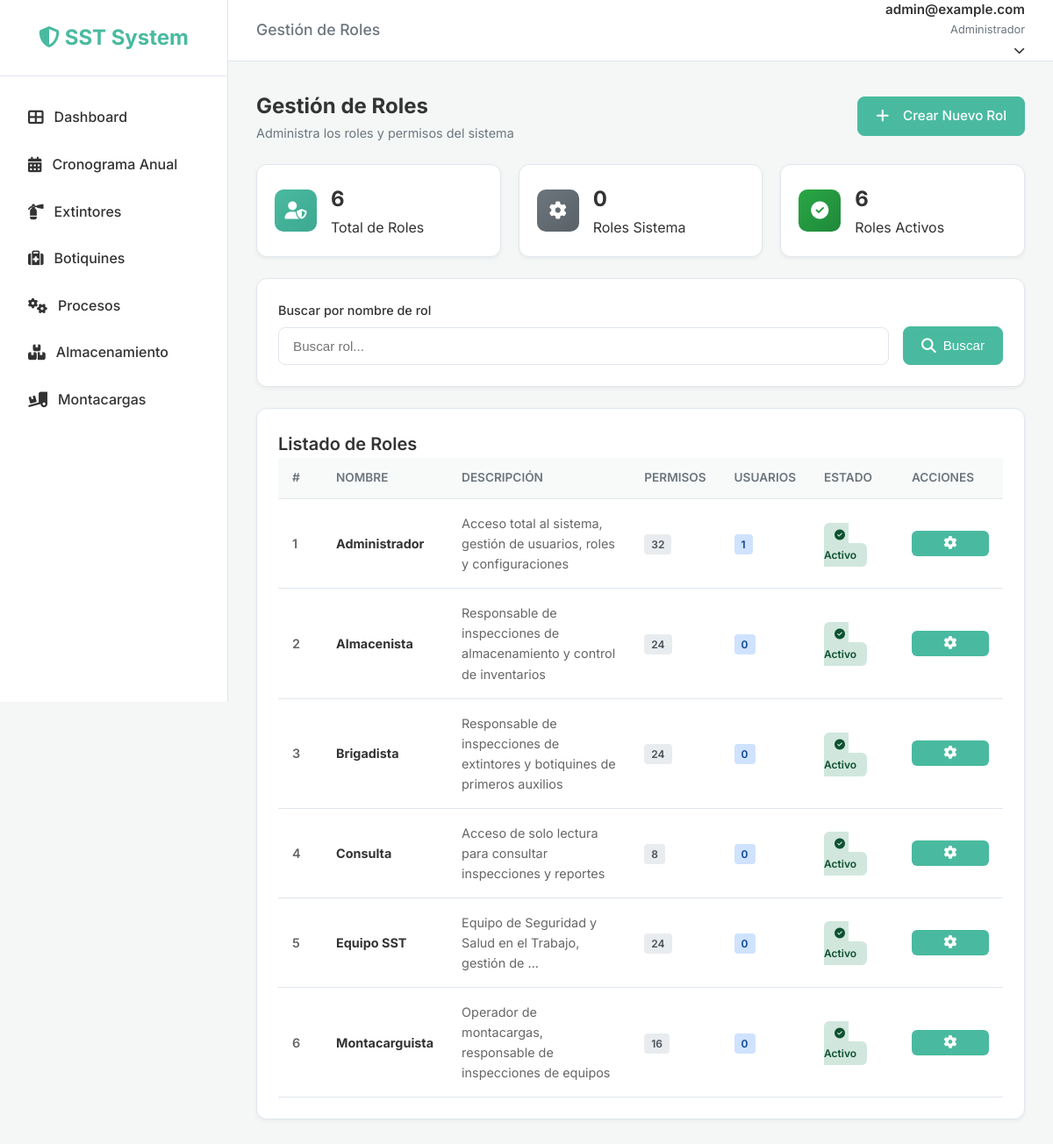
/roles/ (signed in), run on the app's committed database.
### users/models.py (models this page shows, shortened)
class CustomUser(AbstractUser):
    email = models.EmailField(unique=True)
    document_number = models.CharField(max_length=20, blank=True, null=True)
    role = models.ForeignKey('roles.Role', on_delete=models.SET_NULL, null=True, blank=True,
                             related_name='users', verbose_name='Rol')
    updated_at = models.DateTimeField(auto_now=True)
    USERNAME_FIELD = 'email'
    REQUIRED_FIELDS = ['username', 'first_name', 'last_name']

### roles/models.py (models this page shows, shortened)
class Role(models.Model):
    name = models.CharField(max_length=100, unique=True, verbose_name='Nombre del Rol')
    description = models.TextField(blank=True, verbose_name='Descripción')
    permissions = models.ManyToManyField(Permission, blank=True, related_name='roles', verbose_name='Permisos')
    is_active = models.BooleanField(default=True, verbose_name='Activo')
    is_system_role = models.BooleanField(default=False, verbose_name='Rol del Sistema')
    created_at = models.DateTimeField(auto_now_add=True)
    updated_at = models.DateTimeField(auto_now=True)
    class Meta:
        verbose_name = 'Rol'
        verbose_name_plural = 'Roles'
        ordering = ['name']

### roles/views.py (the view)
# urls.py: path('', views.RoleListView.as_view(), name='role_list'),
class RoleListView(LoginRequiredMixin, ListView):
    model = Role
    template_name = 'roles/role_list.html'
    context_object_name = 'roles'
    def get_queryset(self):
        queryset = Role.objects.all().prefetch_related('permissions', 'users')
        search_query = self.request.GET.get('search', '')
        if search_query:
            queryset = queryset.filter(name__icontains=search_query)
        return queryset
    def get_context_data(self, **kwargs):
        context = super().get_context_data(**kwargs)
        context['total_roles'] = Role.objects.count()
        context['system_roles'] = Role.objects.filter(is_system_role=True).count()
        context['active_roles'] = Role.objects.filter(is_active=True).count()
        context['search'] = self.request.GET.get('search', '')
        return context

### templates/roles/role_list.html (shortened to what this page needs)
{% extends 'base.html' %}
{% block header_title %}Gestión de Roles{% endblock %}
{% block content %}
<div class="dashboard-header">
    <div>
        <h1 style="font-size: 1.5rem; font-weight: 700;">Gestión de Roles</h1>
        <p style="color: var(--text-light); font-size: 0.9rem;">Administra los roles y permisos del sistema</p>
    </div>
    <a href="{% url 'role_create' %}" class="btn btn-primary">
        <i class="fas fa-plus" style="margin-right: 8px;"></i> Crear Nuevo Rol
    </a>
</div>
<div class="stats-container">
    <div class="stat-card">
        <div class="stat-icon icon-blue">
            <i class="fas fa-user-shield"></i>
        </div>
        <div class="stat-info">
            <div class="stat-value">{{ total_roles }}</div>
            <div class="stat-label">Total de Roles</div>
        </div>
    </div>
    <div class="stat-card">
        <div class="stat-icon icon-gray">
            <i class="fas fa-cog"></i>
        </div>
        <div class="stat-info">
            <div class="stat-value">{{ system_roles }}</div>
            <div class="stat-label">Roles Sistema</div>
        </div>
    </div>
    <div class="stat-card">
        <div class="stat-icon icon-green">
            <i class="fas fa-check-circle"></i>
        </div>
        <div class="stat-info">
            <div class="stat-value">{{ active_roles }}</div>
            <div class="stat-label">Roles Activos</div>
        </div>
    </div>
</div>
<div class="card" style="margin-bottom: 24px;">
    <form method="get" style="display: flex; gap: 16px; align-items: end;">
        <div class="form-group" style="flex: 1; margin-bottom: 0;">
            <label for="search">Buscar por nombre de rol</label>
            <input type="text" id="search" name="search" value="{{ search }}" placeholder="Buscar rol..."
                style="width: 100%;">
        </div>
        <button type="submit" class="btn btn-primary" style="margin-bottom: 0;">
            <i class="fas fa-search"></i> Buscar
        </button>
    </form>
</div>
<div class="card">
    <h3 class="card-title">Listado de Roles</h3>
    <div class="table-wrapper">
        <table>
            <thead>
                <tr>
                    <th style="width: 50px;">#</th>
                    <th>Nombre</th>
                    <th>Descripción</th>
                    <th style="width: 100px;">Permisos</th>
                    <th style="width: 100px;">Usuarios</th>
                    <th style="width: 100px;">Estado</th>
                    <th style="width: 120px;">Acciones</th>
                </tr>
            </thead>
            <tbody>
                {% for role in roles %}
                <tr>
                    <td style="font-weight: 600; color: #666;">{{ forloop.counter }}</td>
                    <td>
                        <strong>{{ role.name }}</strong>
                    </td>
                    <td style="color: #666;">{{ role.description|truncatewords:10 }}</td>
                    <td>
                        <span
                            style="background: #e9ecef; color: #495057; padding: 4px 8px; border-radius: 4px; font-size: 0.75rem; font-weight: 600;">
                            {{ role.permissions.count }}
                        </span>
                    </td>
                    <td>
                        <span
                            style="background: #cfe2ff; color: #084298; padding: 4px 8px; border-radius: 4px; font-size: 0.75rem; font-weight: 600;">
                            {{ role.users.count }}
                        </span>
                    </td>
                    <td>
                        {% if role.is_active %}
                        <span
                            style="background: #d1e7dd; color: #0f5132; padding: 6px 12px; border-radius: 6px; font-size: 0.75rem; font-weight: 600;">
                            <i class="fas fa-check-circle" style="margin-right: 4px;"></i> Activo
                        </span>
                        {% else %}
                        <span
                            style="background: #f8d7da; color: #842029; padding: 6px 12px; border-radius: 6px; font-size: 0.75rem; font-weight: 600;">
                            <i class="fas fa-ban" style="margin-right: 4px;"></i> Inactivo
                        </span>
                        {% endif %}
                    </td>
                    <td>
                        <div style="position: relative;">
                            <button class="btn btn-sm"
                                style="background: #49BAA0; color: white; padding: 6px 12px; width: 100%;"
                                onclick="toggleRoleMenu({{ role.pk }})" title="Acciones">
                                <i class="fas fa-cog"></i>
                            </button>
                        </div>
                    </td>
                </tr>
                {% endfor %}
            </tbody>
        </table>
    </div>
</div>
</div>
{% endblock %}

### templates/base.html (shortened to what this page needs)
{% load static %}
<!DOCTYPE html>
<html lang="es">
<head>
    <link rel="stylesheet" href="https://cdnjs.cloudflare.com/ajax/libs/font-awesome/6.4.0/css/all.min.css">
    <link rel="stylesheet" href="https://cdnjs.cloudflare.com/ajax/libs/toastr.js/latest/toastr.min.css">
    <link rel="stylesheet" href="{% static 'css/style.css' %}">
</head>
<body>
    {% if user.is_authenticated %}
    <div class="app-wrapper">
        <aside class="sidebar">
            <div class="sidebar-header">
                <a href="{% url 'dashboard' %}" class="logo">
                    <i class="fas fa-shield-alt"></i> <span class="logo-text">SST System</span>
                </a>
            </div>
            <ul class="sidebar-menu">
                <li>
                    <a href="{% url 'dashboard' %}"
                        class="{% if request.resolver_match.url_name == 'dashboard' %}active{% endif %}">
                        <i class="fas fa-th-large"></i> <span>Dashboard</span>
                    </a>
                </li>
                <li>
                    <a href="{% url 'inspection_list' %}"
                        class="{% if request.resolver_match.url_name == 'inspection_list' %}active{% endif %}">
                        <i class="fas fa-calendar-alt"></i> <span>Cronograma Anual</span>
                    </a>
                </li>
                <li>
                    <a href="{% url 'extinguisher_list' %}"
                        class="{% if 'extinguisher' in request.path %}active{% endif %}">
                        <i class="fas fa-fire-extinguisher"></i> <span>Extintores</span>
                    </a>
                </li>
                <li>
                    <a href="{% url 'first_aid_list' %}" class="{% if 'first-aid' in request.path %}active{% endif %}">
                        <i class="fas fa-medkit"></i> <span>Botiquines</span>
                    </a>
                </li>
                <li>
                    <a href="{% url 'process_list' %}" class="{% if 'process' in request.path %}active{% endif %}">
                        <i class="fas fa-cogs"></i> <span>Procesos</span>
                    </a>
                </li>
                <li>
                    <a href="{% url 'storage_list' %}" class="{% if 'storage' in request.path %}active{% endif %}">
                        <i class="fas fa-boxes"></i> <span>Almacenamiento</span>
                    </a>
                </li>
                <li>
                    <a href="{% url 'forklift_list' %}" class="{% if 'forklift' in request.path %}active{% endif %}">
                        <i class="fas fa-truck-loading"></i> <span>Montacargas</span>
                    </a>
                </li>
            </ul>
        </aside>
        <div style="flex: 1; display: flex; flex-direction: column;">
            <header class="topbar">
                <div class="page-title">
                    <h2 style="font-size: 1.1rem; color: var(--text-light); font-weight: 500;">
                        {% block header_title %}Panel de Control{% endblock %}
                    </h2>
                </div>
                <div class="user-profile" style="position: relative;">
                    <div class="user-info" style="cursor: pointer;" onclick="toggleUserDropdown()">
                        <span class="user-name">{{ user.get_full_name|default:user.email }}</span>
                        <span class="user-role">{% if user.is_staff %}Administrador{% else %}Inspector{% endif %}</span>
                        <i class="fas fa-chevron-down"
                            style="margin-left: 8px; font-size: 0.8rem; transition: transform 0.3s;"></i>
                    </div>
                </div>
            </header>
            <main class="main-content">
                <div class="content-container">
                    {% block content %}{% endblock %}
                </div>
        </div>
    {% endif %}
</body>
</html>

### data on the page
CustomUser: get_full_name "admin@example.com"
Role: name "Administrador", description "Acceso total al sistema, gestión de usuarios, roles y configuraciones", permissions.count "32", users.count "1", is_active True (drawn)
Role: name "Almacenista", description "Responsable de inspecciones de almacenamiento y control de inventarios", permissions.count "24", users.count "0", is_active True (drawn)
Role: name "Brigadista", description "Responsable de inspecciones de extintores y botiquines de primeros auxilios", permissions.count "24", users.count "0", is_active True (drawn)
Role: name "Consulta", description "Acceso de solo lectura para consultar inspecciones y reportes", permissions.count "8", users.count "0", is_active True (drawn)
Role: name "Equipo SST", description "Equipo de Seguridad y Salud en el Trabajo, gestión de …", permissions.count "24", users.count "0", is_active True (drawn)
Role: name "Montacarguista", description "Operador de montacargas, responsable de inspecciones de equipos", permissions.count "16", users.count "0", is_active True (drawn)

### other printed values
{{ total_roles }} "6"
{{ system_roles }} "0"
{{ active_roles }} "6"
